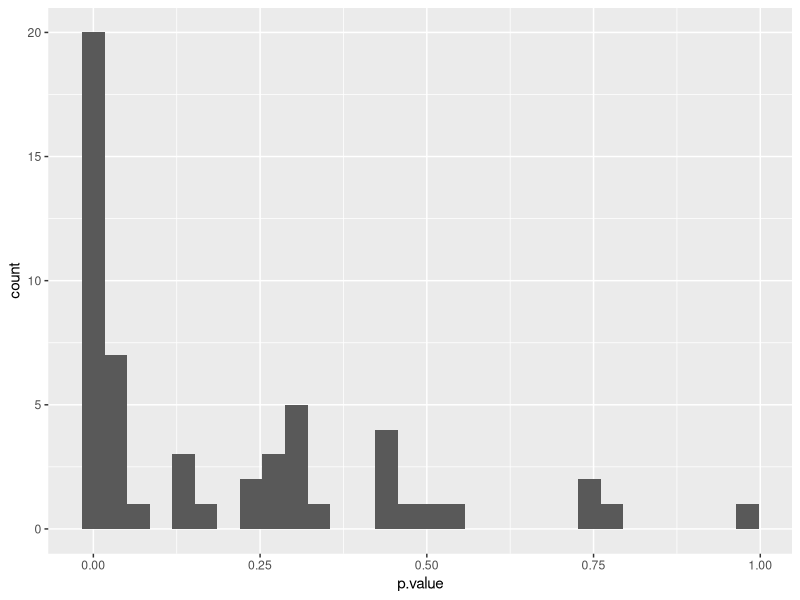
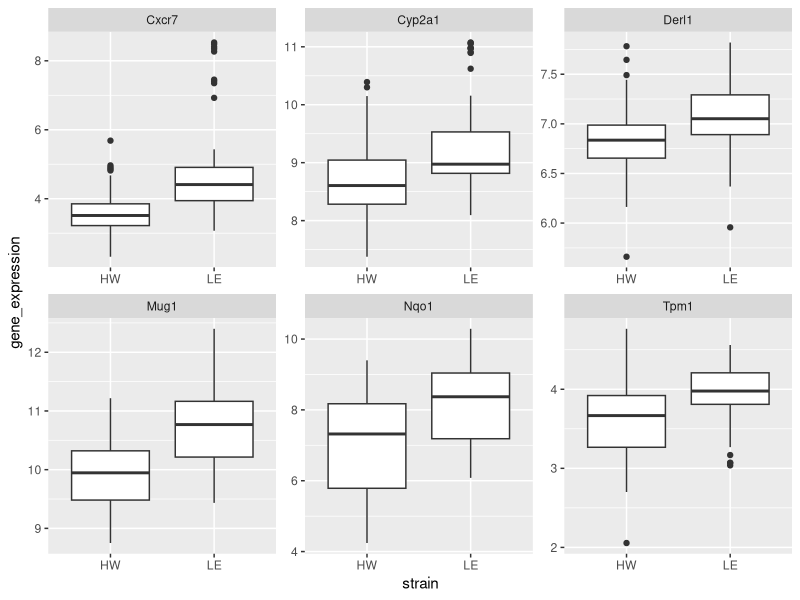
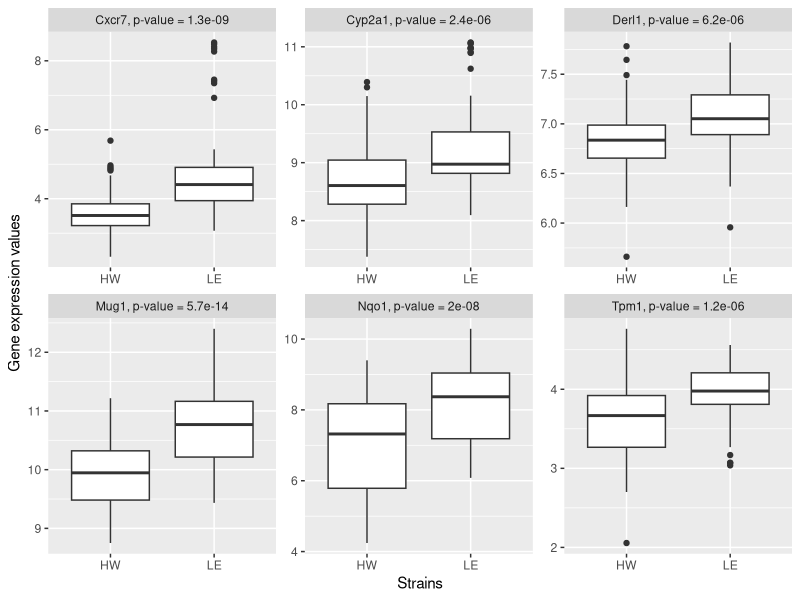

The R script that drew these images, in order:
## ---- chunk 1
library(tidyverse)
## ---- chunk 2
session3_data = read_csv(file = "data/session3_data.csv") %>% 
  dplyr::select(-time, -dose)

clean_data = session3_data %>% 
  dplyr::mutate_if(is.numeric, .funs = log)

clean_data
## ---- chunk 3
t.test(Ahrr ~ strain, data = clean_data)
## ---- chunk 4
t.test(Ahrr ~ strain, data = clean_data) %>% 
  broom::tidy()
## ---- chunk 5
t.test(Cxcr7 ~ strain, data = clean_data) %>% 
  broom::tidy()
## ---- chunk 6
for (i in 1:5){
  print(i)
}
## ---- chunk 7
tidy_test = function(this_data){
  t.test(gene_expression ~ strain, data = this_data) %>% 
    broom::tidy()
}
## ---- chunk 8
gene_long = clean_data %>%
  tidyr::pivot_longer(
    cols = -c("strain", "sample"),
    names_to = "gene_symbol",
    values_to = "gene_expression")

gene_long
## ---- chunk 9
gene_nest = gene_long %>% 
  group_by(gene_symbol) %>% 
  tidyr::nest(.key = "small_data") %>% 
  dplyr::ungroup()

gene_nest

gene_nest$small_data[1:2]
## ---- chunk 10
gene_test = gene_nest %>% 
  dplyr::mutate(
    tidy_result = purrr::map(
      .x = small_data,
      .f = tidy_test)
  )

gene_test
## ---- chunk 11
gene_test$tidy_result[1:2]

gene_test_long = gene_test %>% 
  tidyr::unnest(tidy_result)

gene_test_long
## ---- chunk 12
gene_test_long %>% 
  ggplot(aes(x = p.value)) +
  geom_histogram()
## ---- chunk 13
gene_test_long %>% 
  dplyr::filter(rank(p.value) <= 6) 

boxplot_data = gene_test_long %>% 
  dplyr::filter(rank(p.value) <= 6) %>% 
  tidyr::unnest(small_data)

boxplot_data
## ---- chunk 14
boxplot_data %>% 
  ggplot(aes(x = strain, 
             y = gene_expression)) +
  geom_boxplot() +
  facet_wrap(~ gene_symbol, scales = "free")
## ---- chunk 15
boxplot_data %>% 
  dplyr::mutate(label = paste0(
    gene_symbol, ", p-value = ", signif(p.value, 2))) %>% 
  ggplot(aes(x = strain, 
             y = gene_expression)) +
  geom_boxplot() +
  facet_wrap(~ label, scales = "free") +
  labs(x = "Strains", 
       y = "Gene expression values")
## ---- chunk 16
sessionInfo()
